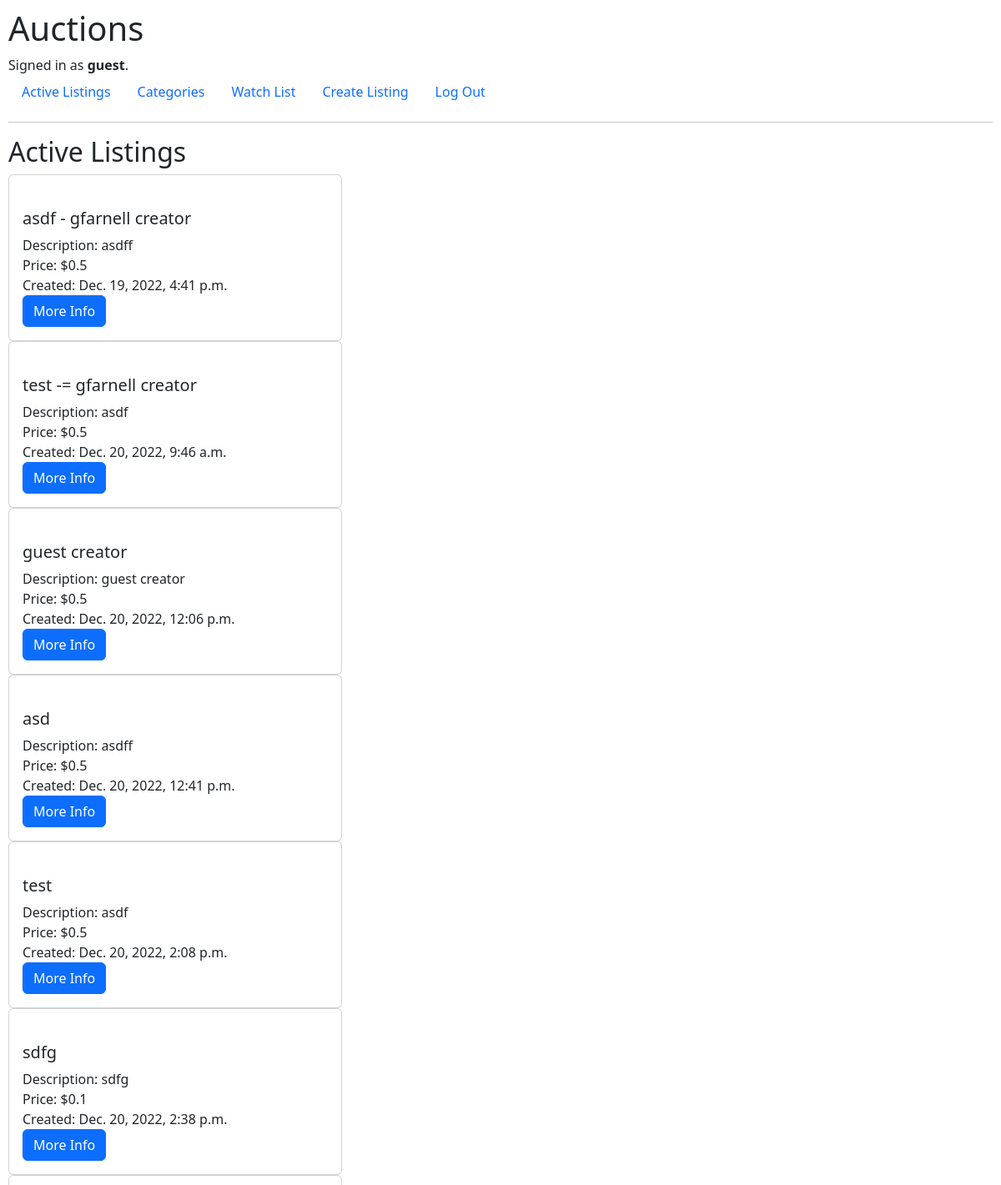
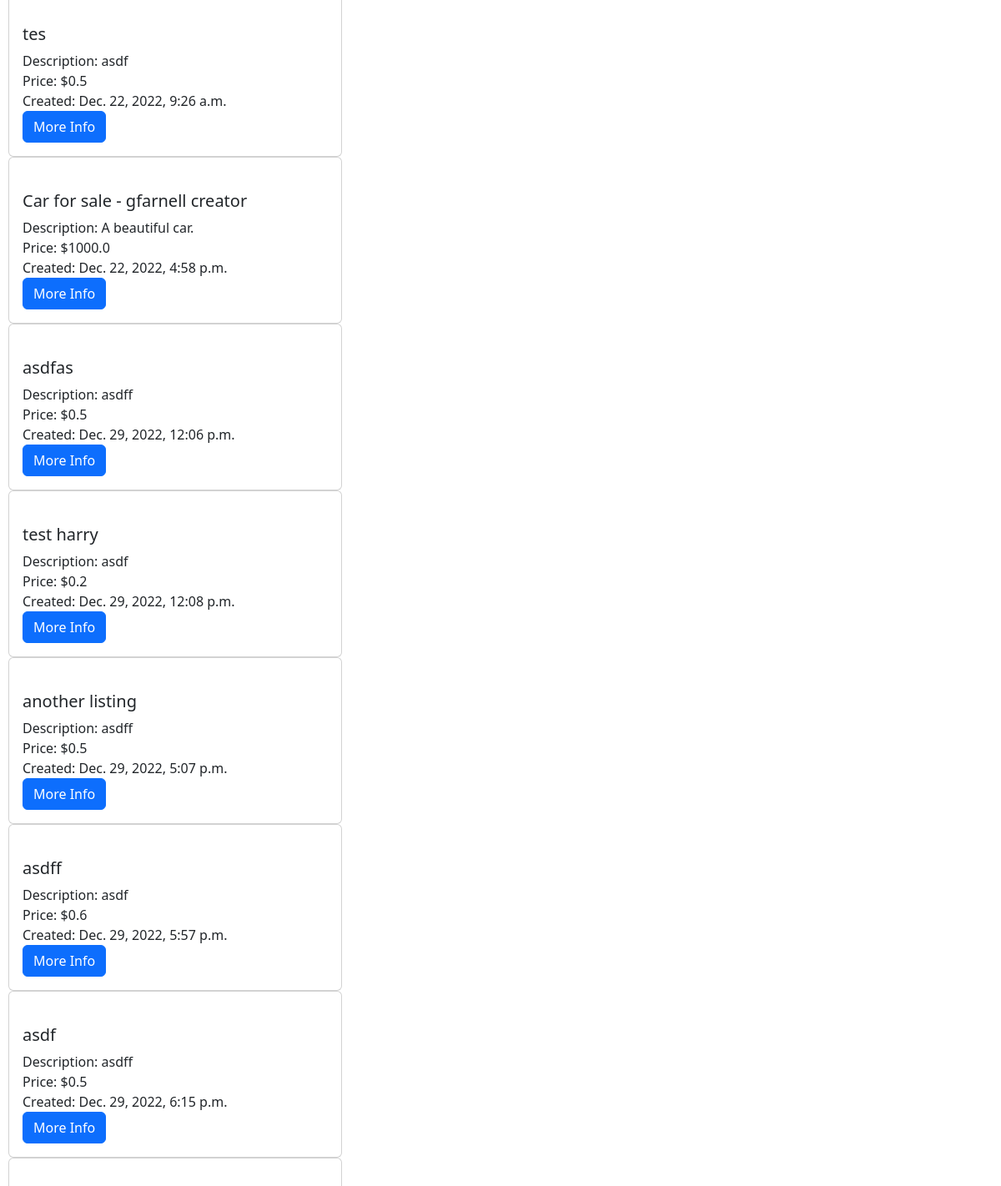
The app's page / (signed in, upper part), older data (2 pictures, top to bottom).
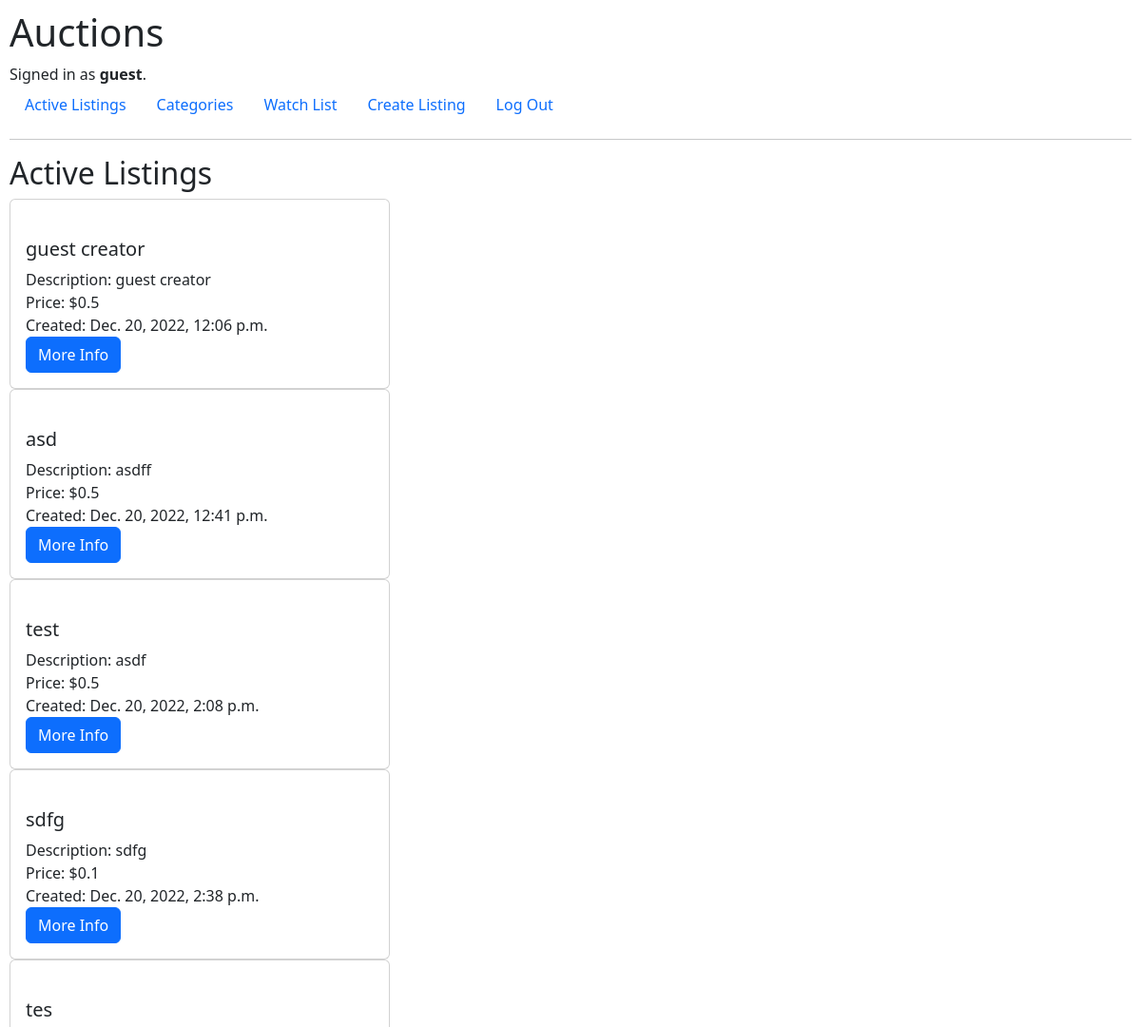
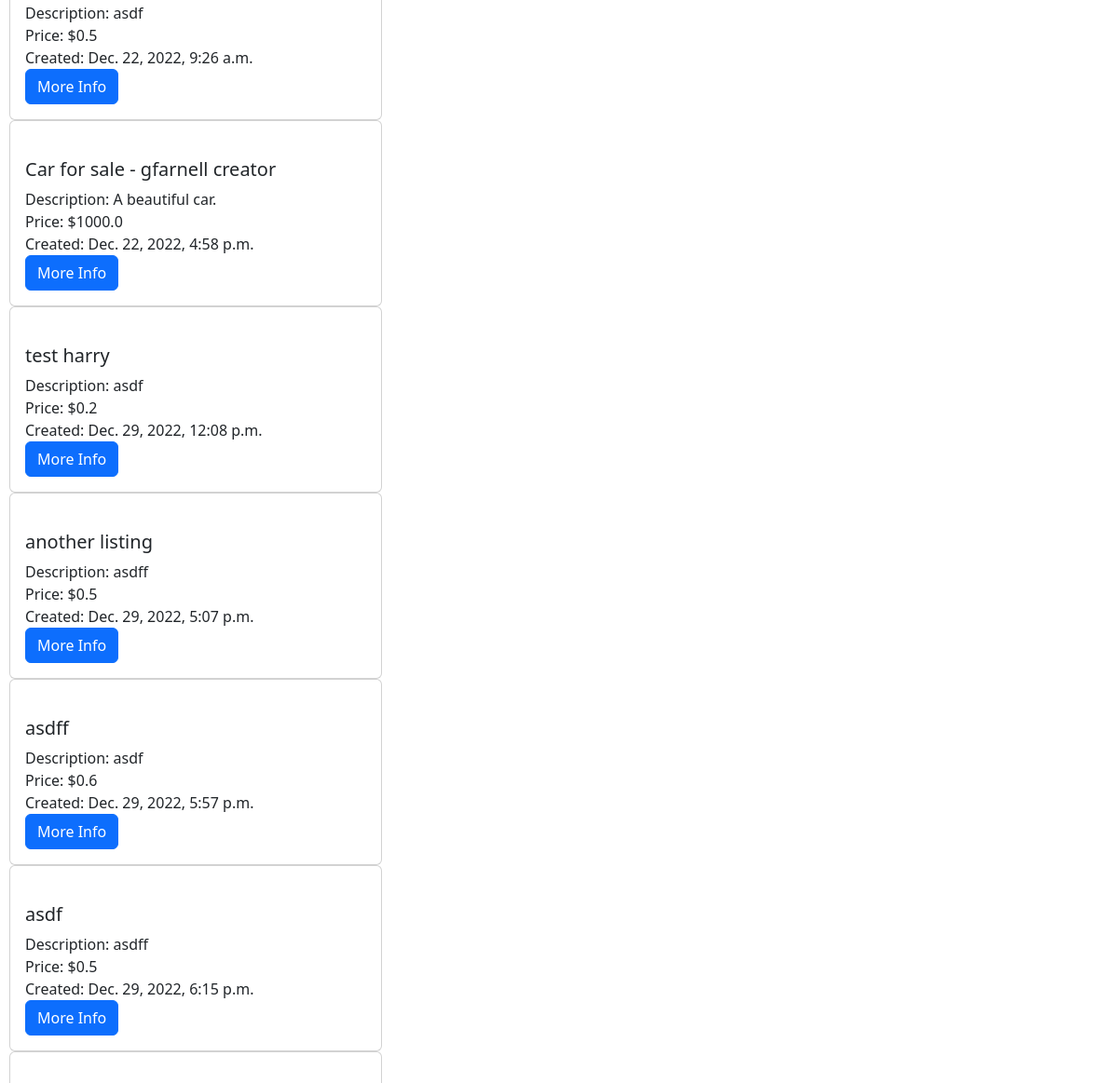
The same page, newer data (2 pictures, top to bottom).
### auctions/models.py (models this page shows, shortened)
class Listings(models.Model):
    creator = models.ForeignKey(
        User, on_delete=models.PROTECT, related_name="get_creator_listings", blank=False)
    buyer = models.ForeignKey(
        User, blank=True, null=True, on_delete=models.PROTECT, related_name="get_buyer_listings")
    watchers = models.ManyToManyField(
        User, blank=True, related_name="get_watched_listings")
    title = models.CharField(max_length=64)
    description = models.CharField(max_length=300)
    startingBid = models.FloatField(max_length=64)
    createdDate = models.DateTimeField(auto_now_add=True)
    active = models.BooleanField(default=True)
    url = models.CharField(max_length=128, blank=True)
    category = models.CharField(max_length=64, choices=category_choices, default="No Category")

### auctions/views.py (the view)
# urls.py: path("", views.activeListings, name="activeListings"),
@login_required
def activeListings(request):
    returned_listing = Listings.objects.all()
    return render(request, "auctions/index.html", {
        "listings": Listings.objects.all()
    })

### auctions/templates/auctions/index.html (shortened to what this page needs)
{% extends "auctions/layout.html" %}
{% load static %}
{% block body %}
<h2>Active Listings</h2>
<div class="card-group">
    {% for listing in listings %}
    {% if listing.active == True %}
    <div id="container_card">
        <div class="card">
            <a href="{% url 'listings' listing.id %}" class="card-link">
            </a>
            <div class="card-body">
                <ul class="list-group list-group-flush">
                    <li>
                        <h5>{{ listing.title}}</h5>
                    </li>
                    <li>Description: {{ listing.description}}</li>
                    <li>Price: ${{ listing.startingBid}}</li>
                    <li>Created: {{ listing.createdDate}}</li>
                    <li><a class="btn btn-primary" href="{% url 'listings' listing.id %}">More Info</a></li>
                </ul>
            </div>
        </div>
    </div>
</div>
{% endif %}
{% empty %}
<p>There are currently no active listings.</p>
{% endfor %}
{% endblock %}

Row changes from the older to the newer data that the page shows:
no longer on this page (row edited): Listings: title "asdf - gfarnell creator", description "asdff", startingBid "0.5", createdDate "Dec. 19, 2022, 4:41 p.m."
no longer on this page (row edited): Listings: title "test -= gfarnell creator", description "asdf", startingBid "0.5", createdDate "Dec. 20, 2022, 9:46 a.m."
no longer on this page (row edited): Listings: title "asdfas", description "asdff", startingBid "0.5", createdDate "Dec. 29, 2022, 12:06 p.m."
